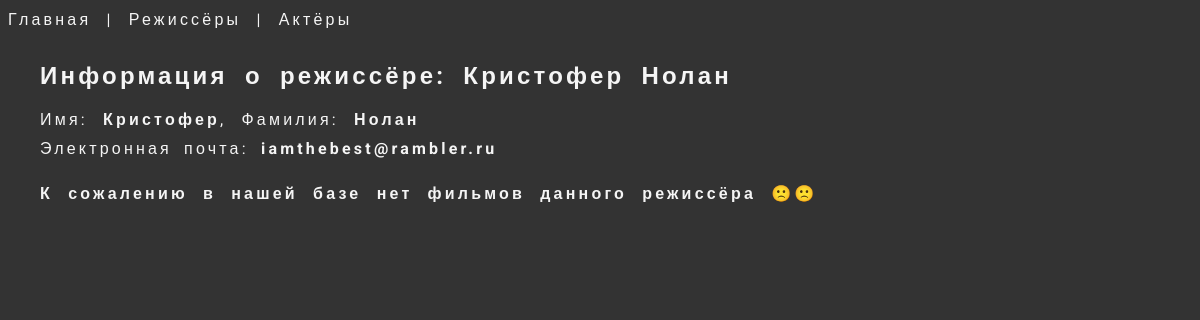
Page /directors/3 on the earlier database version.
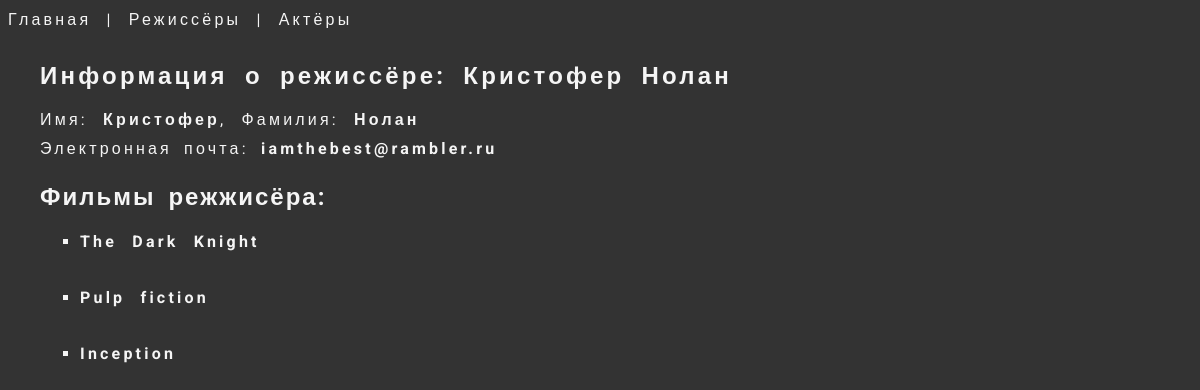
Same page on the later database version.
### movie_app/models.py (models this page shows, shortened)
class Movie(models.Model):
    name = models.CharField(max_length=40)
    rating = models.IntegerField()
    year = models.PositiveIntegerField(null=True)
    budget = models.PositiveIntegerField(blank=True)
    slug = models.SlugField(default='',null=False)
    director = models.ForeignKey(to='Director',on_delete=models.PROTECT, null=True,blank=True)
    actors = models.ManyToManyField(to='Actor',blank=True)
    def get_url(self):
        return reverse('about',args=[self.slug])
    def __str__(self):
        return self.name

### movie_app/views.py (the view)
# urls.py: path('directors/<int:director_id>',views.about_director,name='about_director'),
def about_director(request, director_id):
    director = get_object_or_404(Director,id=director_id)
    movies = director.movie_set.all()
    context = {
        'director': director,
        'movies' : movies,
    }
    return render(request, 'movie_app/about_director.html', context=context)

### movie_app/models.py (called while the page is built)
    def __str__(self):
        return f"{self.first_name} {self.second_name}"

### movie_app/templates/movie_app/about_director.html
{% extends 'movie_app/base.html' %}
{%block content%}
<div>
 <h2>Информация о режиссёре: {{director}}</h2>
 Имя: <b>{{director.first_name}}</b>, Фамилия: <b>{{director.second_name}}</b>
  <p>Электронная почта: <b>{{director.email}}</b></p>
 {% if movies %}
  <p><h3>Фильмы режжисёра:</h3></p>
  {% for movie in movies%}
   <ul>
    <li>
     <h4><a href="{{movie.get_url}}">{{movie}}</a></h4>
    </li>
   </ul>
  {% endfor%}
 {% else %}
  <h4>К сожалению в нашей базе нет фильмов данного режиссёра 🙁🙁</h4>
 {% endif %}
</div>
{%endblock content%}

Differences in the rows shown:
now on this page (row edited): Movie: name "The Dark Knight"
changed Movie: director_id empty → 3 (drawn)
now on this page (row edited): Movie: name "Pulp fiction"
now on this page (row edited): Movie: name "Inception"
Other differences:
text no longer shown: "К сожалению в нашей базе нет фильмов данного режиссёра 🙁🙁"
text now shown: "Фильмы режжисёра:"
